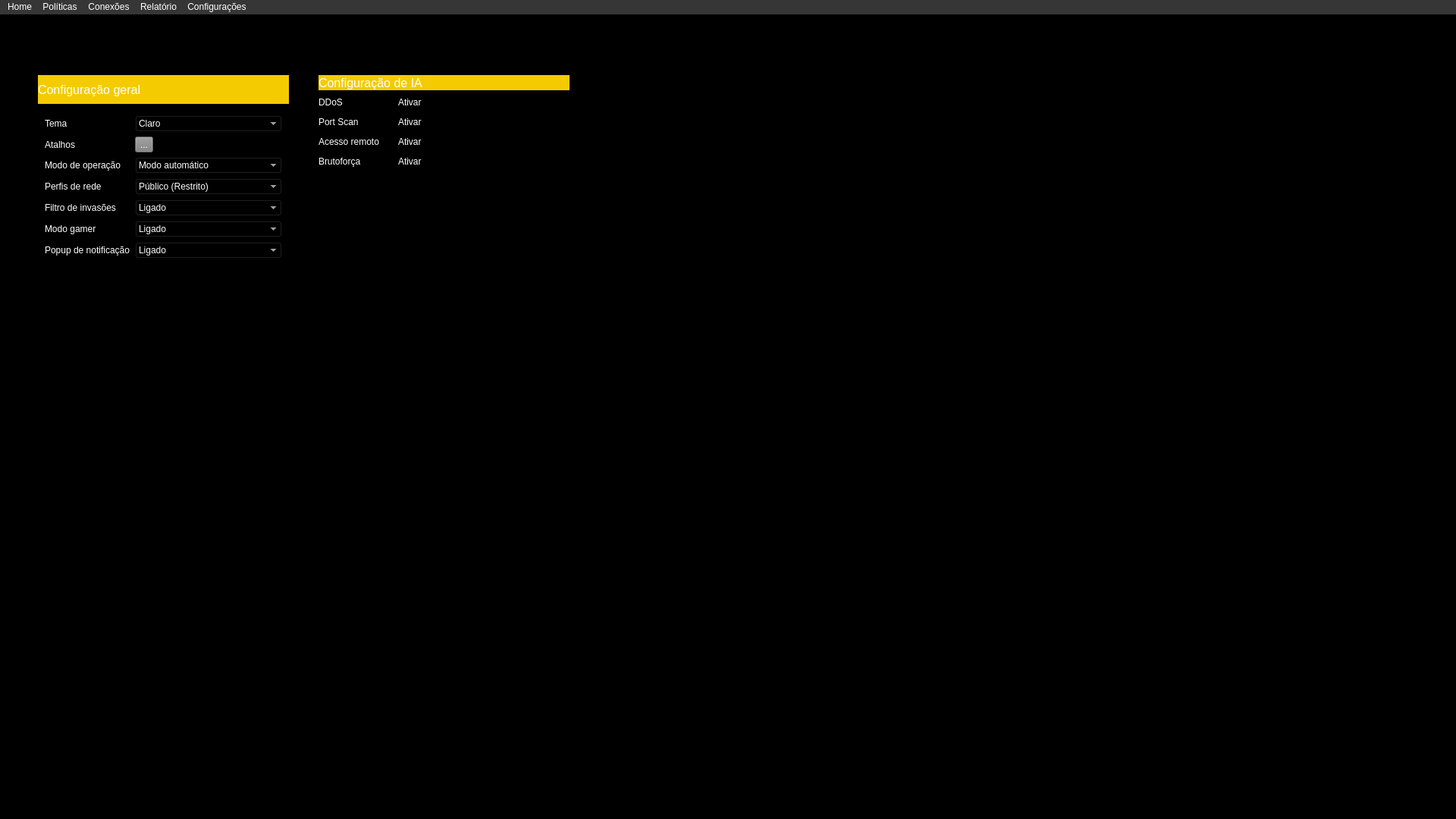
<?xml version="1.0" encoding="UTF-8"?>
<ui version="4.0">
 <class>MainWindow</class>
 <widget class="QMainWindow" name="MainWindow">
  <property name="geometry">
   <rect>
    <x>0</x>
    <y>0</y>
    <width>1920</width>
    <height>1080</height>
   </rect>
  </property>
  <property name="windowTitle">
   <string>MainWindow</string>
  </property>
  <property name="styleSheet">
   <string notr="true">background-color: black;
color: white</string>
  </property>
  <widget class="QWidget" name="centralwidget">
   <widget class="QLabel" name="label_Background">
    <property name="geometry">
     <rect>
      <x>800</x>
      <y>50</y>
      <width>1422</width>
      <height>800</height>
     </rect>
    </property>
    <property name="text">
     <string/>
    </property>
    <property name="pixmap">
     <pixmap>../images/imgbackground.png</pixmap>
    </property>
    <property name="scaledContents">
     <bool>true</bool>
    </property>
    <property name="alignment">
     <set>Qt::AlignmentFlag::AlignRight|Qt::AlignmentFlag::AlignTrailing|Qt::AlignmentFlag::AlignVCenter</set>
    </property>
   </widget>
   <widget class="QWidget" name="verticalWidget_ConfGeral" native="true">
    <property name="geometry">
     <rect>
      <x>50</x>
      <y>80</y>
      <width>331</width>
      <height>251</height>
     </rect>
    </property>
    <layout class="QVBoxLayout" name="verticalLayout_2">
     <item>
      <widget class="QLabel" name="label_ConfGeral">
       <property name="styleSheet">
        <string notr="true">background-color: qlineargradient(spread:pad, x1:0, y1:0, x2:0, y2:0, stop:0 rgba(244, 203, 0, 255), stop:1 rgba(255, 255, 255, 255));
font-size: 16px;</string>
       </property>
       <property name="text">
        <string>Configuração geral</string>
       </property>
      </widget>
     </item>
     <item>
      <widget class="QWidget" name="widget_Opcoesgeral" native="true">
       <layout class="QFormLayout" name="formLayout_2">
        <item row="0" column="0">
         <widget class="QLabel" name="label_Tema">
          <property name="frameShape">
           <enum>QFrame::Shape::NoFrame</enum>
          </property>
          <property name="frameShadow">
           <enum>QFrame::Shadow::Plain</enum>
          </property>
          <property name="lineWidth">
           <number>1</number>
          </property>
          <property name="text">
           <string>Tema</string>
          </property>
          <property name="textFormat">
           <enum>Qt::TextFormat::AutoText</enum>
          </property>
         </widget>
        </item>
        <item row="0" column="1">
         <widget class="QComboBox" name="comboBox_Tema">
          <property name="enabled">
           <bool>true</bool>
          </property>
          <property name="sizeAdjustPolicy">
           <enum>QComboBox::SizeAdjustPolicy::AdjustToContentsOnFirstShow</enum>
          </property>
          <property name="frame">
           <bool>true</bool>
          </property>
          <item>
           <property name="text">
            <string>Claro</string>
           </property>
          </item>
          <item>
           <property name="text">
            <string>Escuro</string>
           </property>
          </item>
          <item>
           <property name="text">
            <string>Opções</string>
           </property>
          </item>
         </widget>
        </item>
        <item row="1" column="0">
         <widget class="QLabel" name="label_Atalhos">
          <property name="text">
           <string>Atalhos</string>
          </property>
         </widget>
        </item>
        <item row="1" column="1">
         <widget class="QToolButton" name="toolButton_Atalhos">
          <property name="styleSheet">
           <string notr="true">background-color: grey;</string>
          </property>
          <property name="text">
           <string>...</string>
          </property>
         </widget>
        </item>
        <item row="2" column="0">
         <widget class="QLabel" name="label_MododeOperacao">
          <property name="text">
           <string>Modo de operação</string>
          </property>
         </widget>
        </item>
        <item row="2" column="1">
         <widget class="QComboBox" name="comboBox_operacao">
          <item>
           <property name="text">
            <string>Modo automático</string>
           </property>
          </item>
          <item>
           <property name="text">
            <string>Modo Interativo</string>
           </property>
          </item>
          <item>
           <property name="text">
            <string>Modo personalizado</string>
           </property>
          </item>
         </widget>
        </item>
        <item row="3" column="0">
         <widget class="QLabel" name="label_PerfisRede">
          <property name="text">
           <string>Perfis de rede</string>
          </property>
         </widget>
        </item>
        <item row="3" column="1">
         <widget class="QComboBox" name="comboBox_PerfisRede">
          <item>
           <property name="text">
            <string>Público (Restrito)</string>
           </property>
          </item>
          <item>
           <property name="text">
            <string>Privado (Casa/trabalho)</string>
           </property>
          </item>
          <item>
           <property name="text">
            <string>Dominio(Corporativo)</string>
           </property>
          </item>
         </widget>
        </item>
        <item row="4" column="0">
         <widget class="QLabel" name="label_FiltrodeInvasoes">
          <property name="text">
           <string>Filtro de invasões</string>
          </property>
         </widget>
        </item>
        <item row="4" column="1">
         <widget class="QComboBox" name="comboBox_filtro">
          <item>
           <property name="text">
            <string>Ligado</string>
           </property>
          </item>
          <item>
           <property name="text">
            <string>Desligado</string>
           </property>
          </item>
         </widget>
        </item>
        <item row="5" column="0">
         <widget class="QLabel" name="label_ModoGamer">
          <property name="text">
           <string>Modo gamer</string>
          </property>
         </widget>
        </item>
        <item row="5" column="1">
         <widget class="QComboBox" name="comboBox_ModoGamer">
          <item>
           <property name="text">
            <string>Ligado</string>
           </property>
          </item>
          <item>
           <property name="text">
            <string>Desligado</string>
           </property>
          </item>
         </widget>
        </item>
        <item row="6" column="0">
         <widget class="QLabel" name="label_PopupdeNotif">
          <property name="text">
           <string>Popup de notificação</string>
          </property>
         </widget>
        </item>
        <item row="6" column="1">
         <widget class="QComboBox" name="comboBox_PopupdeNotif">
          <item>
           <property name="text">
            <string>Ligado</string>
           </property>
          </item>
          <item>
           <property name="text">
            <string>Desligado</string>
           </property>
          </item>
         </widget>
        </item>
       </layout>
      </widget>
     </item>
    </layout>
   </widget>
   <widget class="QWidget" name="widget_configuracaodeIA" native="true">
    <property name="geometry">
     <rect>
      <x>420</x>
      <y>80</y>
      <width>331</width>
      <height>251</height>
     </rect>
    </property>
    <layout class="QFormLayout" name="formLayout_4">
     <item row="4" column="1">
      <widget class="QCheckBox" name="checkBox_BruteForce">
       <property name="text">
        <string>Ativar</string>
       </property>
      </widget>
     </item>
     <item row="3" column="1">
      <widget class="QCheckBox" name="checkBox_AcessoRemoto">
       <property name="text">
        <string>Ativar</string>
       </property>
      </widget>
     </item>
     <item row="2" column="1">
      <widget class="QCheckBox" name="checkBox_PortScan">
       <property name="text">
        <string>Ativar</string>
       </property>
      </widget>
     </item>
     <item row="1" column="1">
      <widget class="QCheckBox" name="checkBox_DDOS">
       <property name="text">
        <string>Ativar</string>
       </property>
      </widget>
     </item>
     <item row="4" column="0">
      <widget class="QLabel" name="label_Bruteforce">
       <property name="text">
        <string>Brutoforça</string>
       </property>
      </widget>
     </item>
     <item row="3" column="0">
      <widget class="QLabel" name="label_AcessoRemoto">
       <property name="text">
        <string>Acesso remoto</string>
       </property>
      </widget>
     </item>
     <item row="2" column="0">
      <widget class="QLabel" name="label_PortScan">
       <property name="text">
        <string>Port Scan</string>
       </property>
      </widget>
     </item>
     <item row="1" column="0">
      <widget class="QLabel" name="label_DDOS">
       <property name="text">
        <string>DDoS</string>
       </property>
      </widget>
     </item>
     <item row="0" column="0" colspan="2">
      <widget class="QLabel" name="label_ConfiguracaodeIA">
       <property name="sizePolicy">
        <sizepolicy hsizetype="Minimum" vsizetype="Minimum">
         <horstretch>0</horstretch>
         <verstretch>0</verstretch>
        </sizepolicy>
       </property>
       <property name="minimumSize">
        <size>
         <width>20</width>
         <height>20</height>
        </size>
       </property>
       <property name="styleSheet">
        <string notr="true">background-color: qlineargradient(spread:pad, x1:0, y1:0, x2:0, y2:0, stop:0 rgba(244, 203, 0, 255), stop:1 rgba(255, 255, 255, 255));
font-size: 16px;</string>
       </property>
       <property name="text">
        <string>Configuração de IA</string>
       </property>
      </widget>
     </item>
    </layout>
   </widget>
  </widget>
  <widget class="QMenuBar" name="menubar">
   <property name="geometry">
    <rect>
     <x>0</x>
     <y>0</y>
     <width>1920</width>
     <height>22</height>
    </rect>
   </property>
   <property name="styleSheet">
    <string notr="true">background-color: rgb(54,54,54)</string>
   </property>
   <widget class="QMenu" name="menuHome">
    <property name="title">
     <string>Home</string>
    </property>
   </widget>
   <widget class="QMenu" name="menuPoliticas">
    <property name="title">
     <string>Políticas</string>
    </property>
   </widget>
   <widget class="QMenu" name="menuConexoes">
    <property name="title">
     <string>Conexões</string>
    </property>
   </widget>
   <widget class="QMenu" name="menuRelatorio">
    <property name="title">
     <string>Relatório</string>
    </property>
   </widget>
   <widget class="QMenu" name="menuConfiguracoes">
    <property name="title">
     <string>Configurações</string>
    </property>
   </widget>
   <addaction name="menuHome"/>
   <addaction name="menuPoliticas"/>
   <addaction name="menuConexoes"/>
   <addaction name="menuRelatorio"/>
   <addaction name="menuConfiguracoes"/>
  </widget>
  <widget class="QStatusBar" name="statusbar"/>
 </widget>
 <resources/>
 <connections/>
</ui>
